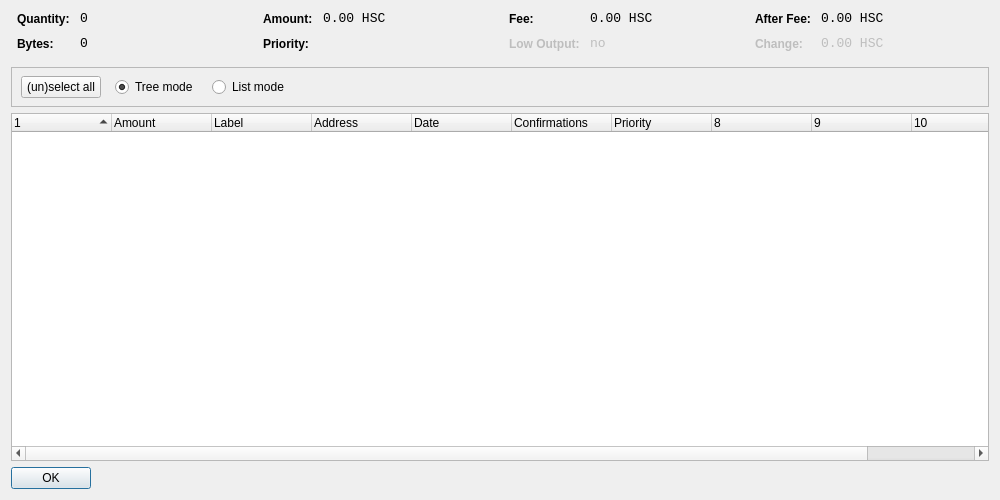
<?xml version="1.0" encoding="UTF-8"?>
<ui version="4.0">
 <class>CoinControlDialog</class>
 <widget class="QDialog" name="CoinControlDialog">
  <property name="geometry">
   <rect>
    <x>0</x>
    <y>0</y>
    <width>1000</width>
    <height>500</height>
   </rect>
  </property>
  <property name="windowTitle">
   <string>Coin Control</string>
  </property>
  <layout class="QVBoxLayout" name="verticalLayout">
   <item>
    <layout class="QHBoxLayout" name="horizontalLayoutTop" stretch="0,0,0,0">
     <property name="topMargin">
      <number>0</number>
     </property>
     <property name="bottomMargin">
      <number>10</number>
     </property>
     <item>
      <layout class="QFormLayout" name="formLayoutCoinControl1">
       <property name="horizontalSpacing">
        <number>10</number>
       </property>
       <property name="verticalSpacing">
        <number>10</number>
       </property>
       <property name="leftMargin">
        <number>6</number>
       </property>
       <property name="rightMargin">
        <number>6</number>
       </property>
       <item row="0" column="0">
        <widget class="QLabel" name="labelCoinControlQuantityText">
         <property name="styleSheet">
          <string notr="true">font-weight:bold;</string>
         </property>
         <property name="text">
          <string>Quantity:</string>
         </property>
        </widget>
       </item>
       <item row="0" column="1">
        <widget class="QLabel" name="labelCoinControlQuantity">
         <property name="font">
          <font>
           <family>Monospace</family>
           <pointsize>10</pointsize>
          </font>
         </property>
         <property name="cursor">
          <cursorShape>IBeamCursor</cursorShape>
         </property>
         <property name="contextMenuPolicy">
          <enum>Qt::ActionsContextMenu</enum>
         </property>
         <property name="text">
          <string notr="true">0</string>
         </property>
         <property name="textInteractionFlags">
          <set>Qt::LinksAccessibleByMouse|Qt::TextSelectableByKeyboard|Qt::TextSelectableByMouse</set>
         </property>
        </widget>
       </item>
       <item row="1" column="0">
        <widget class="QLabel" name="labelCoinControlBytesText">
         <property name="styleSheet">
          <string notr="true">font-weight:bold;</string>
         </property>
         <property name="text">
          <string>Bytes:</string>
         </property>
        </widget>
       </item>
       <item row="1" column="1">
        <widget class="QLabel" name="labelCoinControlBytes">
         <property name="font">
          <font>
           <family>Monospace</family>
           <pointsize>10</pointsize>
          </font>
         </property>
         <property name="cursor">
          <cursorShape>IBeamCursor</cursorShape>
         </property>
         <property name="contextMenuPolicy">
          <enum>Qt::ActionsContextMenu</enum>
         </property>
         <property name="text">
          <string notr="true">0</string>
         </property>
         <property name="textInteractionFlags">
          <set>Qt::LinksAccessibleByMouse|Qt::TextSelectableByKeyboard|Qt::TextSelectableByMouse</set>
         </property>
        </widget>
       </item>
      </layout>
     </item>
     <item>
      <layout class="QFormLayout" name="formLayoutCoinControl2">
       <property name="horizontalSpacing">
        <number>10</number>
       </property>
       <property name="verticalSpacing">
        <number>10</number>
       </property>
       <property name="leftMargin">
        <number>6</number>
       </property>
       <property name="rightMargin">
        <number>6</number>
       </property>
       <item row="0" column="0">
        <widget class="QLabel" name="labelCoinControlAmountText">
         <property name="styleSheet">
          <string notr="true">font-weight:bold;</string>
         </property>
         <property name="text">
          <string>Amount:</string>
         </property>
        </widget>
       </item>
       <item row="0" column="1">
        <widget class="QLabel" name="labelCoinControlAmount">
         <property name="font">
          <font>
           <family>Monospace</family>
           <pointsize>10</pointsize>
          </font>
         </property>
         <property name="cursor">
          <cursorShape>IBeamCursor</cursorShape>
         </property>
         <property name="contextMenuPolicy">
          <enum>Qt::ActionsContextMenu</enum>
         </property>
         <property name="text">
          <string notr="true">0.00 HSC</string>
         </property>
         <property name="textInteractionFlags">
          <set>Qt::LinksAccessibleByMouse|Qt::TextSelectableByKeyboard|Qt::TextSelectableByMouse</set>
         </property>
        </widget>
       </item>
       <item row="1" column="0">
        <widget class="QLabel" name="labelCoinControlPriorityText">
         <property name="styleSheet">
          <string notr="true">font-weight:bold;</string>
         </property>
         <property name="text">
          <string>Priority:</string>
         </property>
        </widget>
       </item>
       <item row="1" column="1">
        <widget class="QLabel" name="labelCoinControlPriority">
         <property name="font">
          <font>
           <family>Monospace</family>
           <pointsize>10</pointsize>
          </font>
         </property>
         <property name="cursor">
          <cursorShape>IBeamCursor</cursorShape>
         </property>
         <property name="contextMenuPolicy">
          <enum>Qt::ActionsContextMenu</enum>
         </property>
         <property name="text">
          <string/>
         </property>
         <property name="textInteractionFlags">
          <set>Qt::LinksAccessibleByMouse|Qt::TextSelectableByKeyboard|Qt::TextSelectableByMouse</set>
         </property>
        </widget>
       </item>
      </layout>
     </item>
     <item>
      <layout class="QFormLayout" name="formLayoutCoinControl3">
       <property name="horizontalSpacing">
        <number>10</number>
       </property>
       <property name="verticalSpacing">
        <number>10</number>
       </property>
       <property name="leftMargin">
        <number>6</number>
       </property>
       <property name="rightMargin">
        <number>6</number>
       </property>
       <item row="0" column="0">
        <widget class="QLabel" name="labelCoinControlFeeText">
         <property name="styleSheet">
          <string notr="true">font-weight:bold;</string>
         </property>
         <property name="text">
          <string>Fee:</string>
         </property>
        </widget>
       </item>
       <item row="0" column="1">
        <widget class="QLabel" name="labelCoinControlFee">
         <property name="font">
          <font>
           <family>Monospace</family>
           <pointsize>10</pointsize>
          </font>
         </property>
         <property name="cursor">
          <cursorShape>IBeamCursor</cursorShape>
         </property>
         <property name="contextMenuPolicy">
          <enum>Qt::ActionsContextMenu</enum>
         </property>
         <property name="text">
          <string notr="true">0.00 HSC</string>
         </property>
         <property name="textInteractionFlags">
          <set>Qt::LinksAccessibleByMouse|Qt::TextSelectableByKeyboard|Qt::TextSelectableByMouse</set>
         </property>
        </widget>
       </item>
       <item row="1" column="0">
        <widget class="QLabel" name="labelCoinControlLowOutputText">
         <property name="enabled">
          <bool>false</bool>
         </property>
         <property name="styleSheet">
          <string notr="true">font-weight:bold;</string>
         </property>
         <property name="text">
          <string>Low Output:</string>
         </property>
        </widget>
       </item>
       <item row="1" column="1">
        <widget class="QLabel" name="labelCoinControlLowOutput">
         <property name="enabled">
          <bool>false</bool>
         </property>
         <property name="font">
          <font>
           <family>Monospace</family>
           <pointsize>10</pointsize>
          </font>
         </property>
         <property name="cursor">
          <cursorShape>IBeamCursor</cursorShape>
         </property>
         <property name="contextMenuPolicy">
          <enum>Qt::ActionsContextMenu</enum>
         </property>
         <property name="text">
          <string notr="true">no</string>
         </property>
         <property name="textInteractionFlags">
          <set>Qt::LinksAccessibleByMouse|Qt::TextSelectableByKeyboard|Qt::TextSelectableByMouse</set>
         </property>
        </widget>
       </item>
      </layout>
     </item>
     <item>
      <layout class="QFormLayout" name="formLayoutCoinControl4">
       <property name="horizontalSpacing">
        <number>10</number>
       </property>
       <property name="verticalSpacing">
        <number>10</number>
       </property>
       <property name="leftMargin">
        <number>6</number>
       </property>
       <property name="rightMargin">
        <number>6</number>
       </property>
       <item row="0" column="0">
        <widget class="QLabel" name="labelCoinControlAfterFeeText">
         <property name="styleSheet">
          <string notr="true">font-weight:bold;</string>
         </property>
         <property name="text">
          <string>After Fee:</string>
         </property>
        </widget>
       </item>
       <item row="0" column="1">
        <widget class="QLabel" name="labelCoinControlAfterFee">
         <property name="font">
          <font>
           <family>Monospace</family>
           <pointsize>10</pointsize>
          </font>
         </property>
         <property name="cursor">
          <cursorShape>IBeamCursor</cursorShape>
         </property>
         <property name="contextMenuPolicy">
          <enum>Qt::ActionsContextMenu</enum>
         </property>
         <property name="text">
          <string notr="true">0.00 HSC</string>
         </property>
         <property name="textInteractionFlags">
          <set>Qt::LinksAccessibleByMouse|Qt::TextSelectableByKeyboard|Qt::TextSelectableByMouse</set>
         </property>
        </widget>
       </item>
       <item row="1" column="0">
        <widget class="QLabel" name="labelCoinControlChangeText">
         <property name="enabled">
          <bool>false</bool>
         </property>
         <property name="styleSheet">
          <string notr="true">font-weight:bold;</string>
         </property>
         <property name="text">
          <string>Change:</string>
         </property>
        </widget>
       </item>
       <item row="1" column="1">
        <widget class="QLabel" name="labelCoinControlChange">
         <property name="enabled">
          <bool>false</bool>
         </property>
         <property name="font">
          <font>
           <family>Monospace</family>
           <pointsize>10</pointsize>
          </font>
         </property>
         <property name="cursor">
          <cursorShape>IBeamCursor</cursorShape>
         </property>
         <property name="contextMenuPolicy">
          <enum>Qt::ActionsContextMenu</enum>
         </property>
         <property name="text">
          <string notr="true">0.00 HSC</string>
         </property>
         <property name="textInteractionFlags">
          <set>Qt::LinksAccessibleByMouse|Qt::TextSelectableByKeyboard|Qt::TextSelectableByMouse</set>
         </property>
        </widget>
       </item>
      </layout>
     </item>
    </layout>
   </item>
   <item>
    <widget class="QFrame" name="frame">
     <property name="minimumSize">
      <size>
       <width>0</width>
       <height>40</height>
      </size>
     </property>
     <property name="frameShape">
      <enum>QFrame::StyledPanel</enum>
     </property>
     <property name="frameShadow">
      <enum>QFrame::Sunken</enum>
     </property>
     <widget class="QWidget" name="horizontalLayoutWidget">
      <property name="geometry">
       <rect>
        <x>10</x>
        <y>0</y>
        <width>781</width>
        <height>41</height>
       </rect>
      </property>
      <layout class="QHBoxLayout" name="horizontalLayoutPanel" stretch="0,0,0,0,0">
       <property name="spacing">
        <number>14</number>
       </property>
       <item>
        <widget class="QPushButton" name="pushButtonSelectAll">
         <property name="sizePolicy">
          <sizepolicy hsizetype="Maximum" vsizetype="Fixed">
           <horstretch>0</horstretch>
           <verstretch>0</verstretch>
          </sizepolicy>
         </property>
         <property name="text">
          <string>(un)select all</string>
         </property>
        </widget>
       </item>
       <item>
        <widget class="QRadioButton" name="radioTreeMode">
         <property name="sizePolicy">
          <sizepolicy hsizetype="Maximum" vsizetype="Fixed">
           <horstretch>0</horstretch>
           <verstretch>0</verstretch>
          </sizepolicy>
         </property>
         <property name="text">
          <string>Tree mode</string>
         </property>
         <property name="checked">
          <bool>true</bool>
         </property>
        </widget>
       </item>
       <item>
        <widget class="QRadioButton" name="radioListMode">
         <property name="sizePolicy">
          <sizepolicy hsizetype="Maximum" vsizetype="Fixed">
           <horstretch>0</horstretch>
           <verstretch>0</verstretch>
          </sizepolicy>
         </property>
         <property name="text">
          <string>List mode</string>
         </property>
        </widget>
       </item>
       <item>
        <spacer name="horizontalSpacer">
         <property name="orientation">
          <enum>Qt::Horizontal</enum>
         </property>
         <property name="sizeHint" stdset="0">
          <size>
           <width>40</width>
           <height>20</height>
          </size>
         </property>
        </spacer>
       </item>
      </layout>
     </widget>
    </widget>
   </item>
   <item>
    <widget class="CoinControlTreeWidget" name="treeWidget">
     <property name="contextMenuPolicy">
      <enum>Qt::CustomContextMenu</enum>
     </property>
     <property name="sortingEnabled">
      <bool>false</bool>
     </property>
     <property name="columnCount">
      <number>11</number>
     </property>
     <attribute name="headerShowSortIndicator" stdset="0">
      <bool>true</bool>
     </attribute>
     <attribute name="headerStretchLastSection">
      <bool>false</bool>
     </attribute>
     <column>
      <property name="text">
       <string/>
      </property>
     </column>
     <column>
      <property name="text">
       <string>Amount</string>
      </property>
     </column>
     <column>
      <property name="text">
       <string>Label</string>
      </property>
     </column>
     <column>
      <property name="text">
       <string>Address</string>
      </property>
     </column>
     <column>
      <property name="text">
       <string>Date</string>
      </property>
     </column>
     <column>
      <property name="text">
       <string>Confirmations</string>
      </property>
      <property name="toolTip">
       <string>Confirmed</string>
      </property>
     </column>
     <column>
      <property name="text">
       <string>Priority</string>
      </property>
     </column>
     <column>
      <property name="text">
       <string/>
      </property>
     </column>
     <column>
      <property name="text">
       <string/>
      </property>
     </column>
     <column>
      <property name="text">
       <string/>
      </property>
     </column>
     <column>
      <property name="text">
       <string/>
      </property>
     </column>
    </widget>
   </item>
   <item>
    <widget class="QDialogButtonBox" name="buttonBox">
     <property name="sizePolicy">
      <sizepolicy hsizetype="Maximum" vsizetype="Fixed">
       <horstretch>0</horstretch>
       <verstretch>0</verstretch>
      </sizepolicy>
     </property>
     <property name="orientation">
      <enum>Qt::Horizontal</enum>
     </property>
     <property name="standardButtons">
      <set>QDialogButtonBox::Ok</set>
     </property>
    </widget>
   </item>
  </layout>
 </widget>
 <customwidgets>
  <customwidget>
   <class>CoinControlTreeWidget</class>
   <extends>QTreeWidget</extends>
   <header>coincontroltreewidget.h</header>
  </customwidget>
 </customwidgets>
 <resources/>
 <connections/>
</ui>
